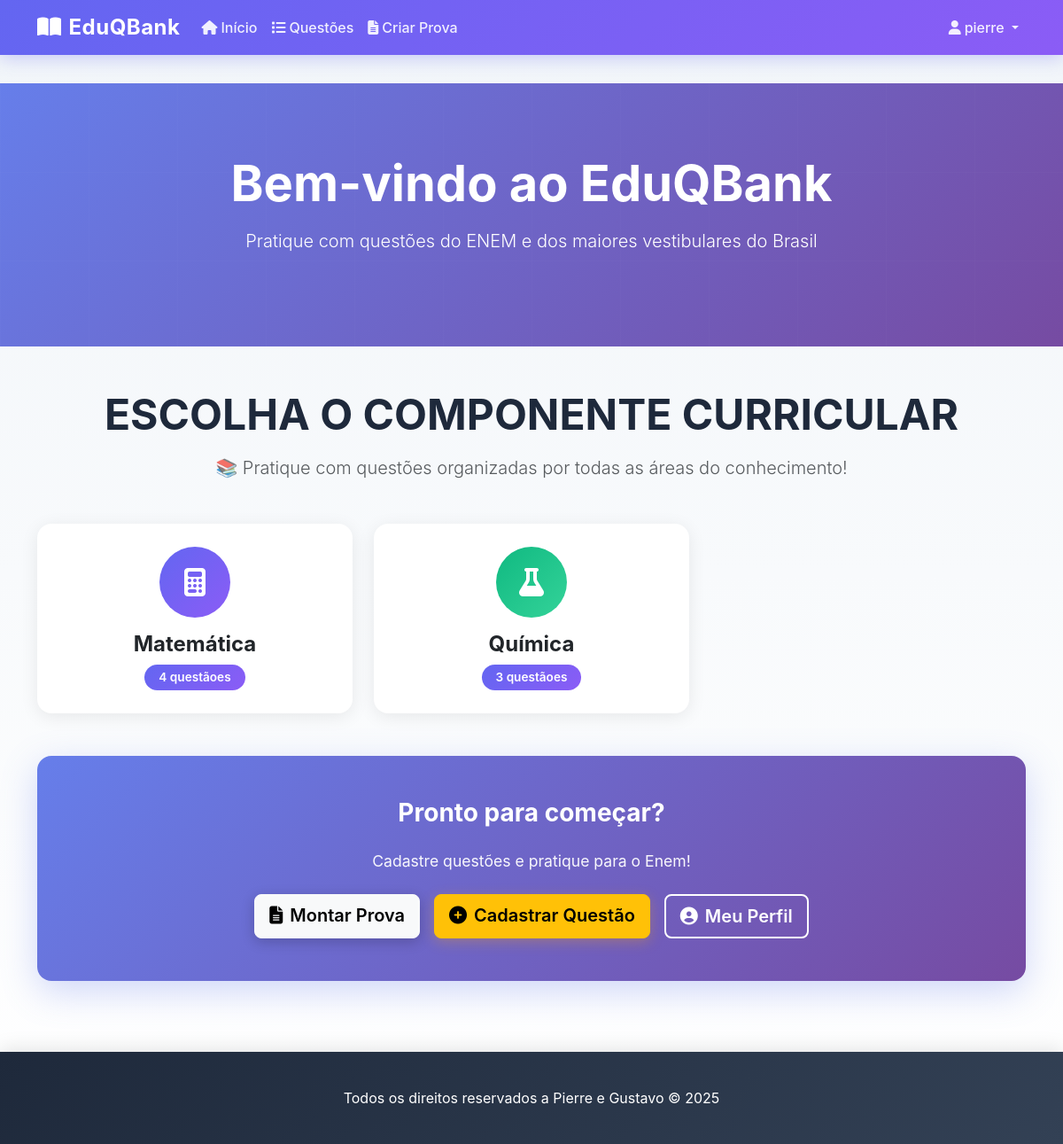
/ (signed in), run on the app's committed database.
### app/models.py (models this page shows, shortened)
class Conteudo(models.Model):
    nome = models.CharField(max_length=500)
    pai = models.ForeignKey('self', null=True, blank=True, on_delete=models.PROTECT, related_name='subconteudos')
    TIPO_CHOICES = [
        ('area', 'Área'),
        ('unidade', 'Unidade'),
        ('topico', 'Tópico'),
        ('subtopico', 'Subtópico'),
        ('categoria', 'Categoria'),
    ]
    tipo = models.CharField(max_length=20, choices=TIPO_CHOICES)

### app/views/pages.py (the view)
# urls.py: path('', views.index, name='index'),
def index(request):
    areas = Conteudo.objects.filter(tipo='area').annotate(
        questao_count=Count('q_area', distinct=True)
    ).order_by('nome')
    areas_list = []
    for area in areas:
        area.questao_count = Questao.objects.filter(area=area).count()
        areas_list.append(area)
    is_authenticated = request.user.is_authenticated
    is_staff = request.user.is_staff if is_authenticated else False
    context = {
        'areas': areas_list,
        'is_authenticated': is_authenticated,
        'is_staff': is_staff,
        'user': request.user if is_authenticated else None,
    }
    return render(request, 'app/pages/index.html', context)

### app/templates/app/pages/index.html (shortened to what this page needs)
{% extends "app/base.html" %}
{% load static %}
{% block content %}
<section class="hero-section">
    <div class="container text-center">
        <h1 class="display-4 fw-bold mb-3">Bem-vindo ao EduQBank</h1>
        <p class="lead mb-4">Pratique com questões do ENEM e dos maiores vestibulares do Brasil</p>
    </div>
</section>
<section class="container">
    <div class="text-center mb-5">
        <h2 class="display-5 fw-bold mb-3">ESCOLHA O COMPONENTE CURRICULAR</h2>
        <p class="lead text-muted">
            📚 Pratique com questões organizadas por todas as áreas do conhecimento!
        </p>
    </div>
    <div class="row g-4">
        {% for area in areas %}
        <div class="col-md-6 col-lg-4">
            <div class="card subject-card h-100" onclick="window.location.href='{% url 'questoes_list' %}?area_id={{ area.id }}'">
                <div class="card-body text-center p-4">
                    <div class="mb-3">
                        {% if area.nome == "Matemática" %}
                        <div class="d-inline-flex align-items-center justify-content-center rounded-circle" style="width: 80px; height: 80px; background: linear-gradient(135deg, #6366f1 0%, #8b5cf6 100%);">
                            <i class="fas fa-calculator fa-2x text-white"></i>
                        </div>
                        {% elif area.nome == "Química" %}
                        <div class="d-inline-flex align-items-center justify-content-center rounded-circle" style="width: 80px; height: 80px; background: linear-gradient(135deg, #10b981 0%, #34d399 100%);">
                            <i class="fas fa-flask fa-2x text-white"></i>
                        </div>
                        {% elif area.nome == "Física" %}
                        <div class="d-inline-flex align-items-center justify-content-center rounded-circle" style="width: 80px; height: 80px; background: linear-gradient(135deg, #3b82f6 0%, #60a5fa 100%);">
                            <i class="fas fa-atom fa-2x text-white"></i>
                        </div>
                        {% elif area.nome == "Biologia" %}
                        <div class="d-inline-flex align-items-center justify-content-center rounded-circle" style="width: 80px; height: 80px; background: linear-gradient(135deg, #ef4444 0%, #f87171 100%);">
                            <i class="fas fa-dna fa-2x text-white"></i>
                        </div>
                        {% elif area.nome == "História" %}
                        <div class="d-inline-flex align-items-center justify-content-center rounded-circle" style="width: 80px; height: 80px; background: linear-gradient(135deg, #f59e0b 0%, #fbbf24 100%);">
                            <i class="fas fa-landmark fa-2x text-white"></i>
                        </div>
                        {% elif area.nome == "Geografia" %}
                        <div class="d-inline-flex align-items-center justify-content-center rounded-circle" style="width: 80px; height: 80px; background: linear-gradient(135deg, #06b6d4 0%, #22d3ee 100%);">
                            <i class="fas fa-globe fa-2x text-white"></i>
                        </div>
                        {% elif area.nome == "Português" %}
                        <div class="d-inline-flex align-items-center justify-content-center rounded-circle" style="width: 80px; height: 80px; background: linear-gradient(135deg, #8b5cf6 0%, #a78bfa 100%);">
                            <i class="fas fa-book fa-2x text-white"></i>
                        </div>
                        {% else %}
                        <div class="d-inline-flex align-items-center justify-content-center rounded-circle" style="width: 80px; height: 80px; background: linear-gradient(135deg, #6366f1 0%, #8b5cf6 100%);">
                            <i class="fas fa-book-open fa-2x text-white"></i>
                        </div>
                        {% endif %}
                    </div>
                    <h4 class="card-title fw-bold">{{ area.nome }}</h4>
                    {% if is_authenticated %}
                    <span class="badge bg-primary" id="count-{{ area.id }}">
                        {{ area.questao_count }} questão{{ area.questao_count|pluralize:"es" }}
                    </span>
                    {% else %}
                    <span class="badge bg-secondary">Faça login para ver</span>
                    {% endif %}
                </div>
            </div>
        </div>
        {% empty %}
        <div class="col-12 text-center">
            <p class="text-muted">Nenhuma área cadastrada ainda.</p>
        </div>
        {% endfor %}
    </div>
</section>
{% if is_authenticated %}
<section class="container mt-5 mb-5">
    <div class="card" style="background: linear-gradient(135deg, #667eea 0%, #764ba2 100%); border: none; box-shadow: 0 12px 40px rgba(102, 126, 234, 0.3);">
        <div class="card-body text-center p-5" style="color: white !important;">
            <h3 class="card-title mb-4" style="color: white !important; font-weight: 700;">Pronto para começar?</h3>
            <p class="card-text mb-4" style="color: rgba(255, 255, 255, 0.95) !important; font-size: 1.1rem;">Cadastre questões e pratique para o Enem!</p>
            <div class="d-flex gap-3 justify-content-center flex-wrap">
                <a href="{% url 'criar_prova' %}" class="btn btn-light btn-lg" style="font-weight: 600; box-shadow: 0 4px 15px rgba(0,0,0,0.2);">
                    <i class="fas fa-file-alt me-2"></i>Montar Prova
                </a>
                {% if is_staff %}
                <a href="{% url 'cadastro_questao' %}" class="btn btn-warning btn-lg" style="font-weight: 600; box-shadow: 0 4px 15px rgba(245, 158, 11, 0.3);">
                    <i class="fas fa-plus-circle me-2"></i>Cadastrar Questão
                </a>
                {% endif %}
                <a href="{% url 'perfil' %}" class="btn btn-outline-light btn-lg" style="font-weight: 600; border: 2px solid white; color: white;">
                    <i class="fas fa-user-circle me-2"></i>Meu Perfil
                </a>
            </div>
        </div>
    </div>
</section>
{% endif %}
{% endblock %}

### app/templates/app/base.html (shortened to what this page needs)
{% load static %}
<!DOCTYPE html>
<html lang="pt-br">
<head>
    <link href="https://cdn.jsdelivr.net/npm/bootstrap@5.3.2/dist/css/bootstrap.min.css" rel="stylesheet">
    <link rel="stylesheet" href="https://cdnjs.cloudflare.com/ajax/libs/font-awesome/6.4.0/css/all.min.css">
</head>
<body>
    <nav class="navbar navbar-expand-lg navbar-dark">
        <div class="container">
            <a class="navbar-brand" href="{% url 'index' %}">
                <i class="fas fa-book-open me-2"></i>EduQBank
            </a>
            <div class="collapse navbar-collapse" id="navbarNav">
                <ul class="navbar-nav me-auto">
                    <li class="nav-item">
                        <a class="nav-link" href="{% url 'index' %}">
                            <i class="fas fa-home me-1"></i>Início
                        </a>
                    </li>
                    {% if user.is_authenticated %}
                    <li class="nav-item">
                        <a class="nav-link" href="{% url 'questoes_list' %}">
                            <i class="fas fa-list me-1"></i>Questões
                        </a>
                    </li>
                    <li class="nav-item">
                        <a class="nav-link" href="{% url 'criar_prova' %}">
                            <i class="fas fa-file-alt me-1"></i>Criar Prova
                        </a>
                    </li>
                    {% endif %}
                </ul>
                <ul class="navbar-nav">
                    {% if user.is_authenticated %}
                    <li class="nav-item dropdown">
                        <a class="nav-link dropdown-toggle" href="#" id="userDropdown" role="button" data-bs-toggle="dropdown">
                            <i class="fas fa-user me-1"></i>{{ user.username }}
                        </a>
                    </li>
                    {% endif %}
                </ul>
            </div>
        </div>
    </nav>
    <main class="main-content">
        {% block content %}{% endblock %}
    </main>
    <footer class="footer">
        <div class="container text-center">
            <p class="mb-0">Todos os direitos reservados a Pierre e Gustavo &copy; {% now "Y" %}</p>
        </div>
    </footer>
</body>
</html>

### app/templates/app/base.html (style rules this page uses)
:root { --primary-color: #6366f1; --primary-dark: #4f46e5; --primary-light: #818cf8; --secondary-color: #8b5cf6; --secondary-dark: #7c3aed; --success-color: #10b981; --success-light: #34d399; --danger-color: #ef4444; --danger-light: #f87171; --warning-color: #f59e0b; --warning-light: #fbbf24; --info-color: #3b82f6; --info-light: #60a5fa; --dark-color: #1e293b; --dark-light: #334155; --light-color: #f8fafc; --light-gray: #e2e8f0; --gray: #94a3b8; --white: #ffffff; --gradient-primary: linear-gradient(135deg, #6366f1 0%, #8b5cf6 100%); --gradient-hero: linear-gradient(135deg, #667eea 0%, #764ba2 100%); --gradient-success: linear-gradient(135deg, #10b981 0%, #34d399 100%); }
* { transition: background-color 0.2s ease, color 0.2s ease; }
body { font-family: 'Inter', 'Segoe UI', Tahoma, Geneva, Verdana, sans-serif; background: linear-gradient(to bottom, #f1f5f9 0%, #ffffff 100%); min-height: 100vh; display: flex; flex-direction: column; color: #1e293b; }
.navbar { background: var(--gradient-primary); box-shadow: 0 4px 20px rgba(99, 102, 241, 0.3); backdrop-filter: blur(10px); }
.navbar-brand { font-weight: 700; font-size: 1.5rem; letter-spacing: 0.5px; color: white !important; }
.navbar-nav .nav-link { color: rgba(255, 255, 255, 0.9) !important; font-weight: 500; transition: all 0.3s; }
.main-content { flex: 1; padding: 2rem 0; }
.card { border: none; border-radius: 16px; box-shadow: 0 4px 20px rgba(0,0,0,0.08); transition: all 0.3s cubic-bezier(0.4, 0, 0.2, 1); background: white; overflow: hidden; }
.footer { background: linear-gradient(135deg, #1e293b 0%, #334155 100%); color: white; padding: 2.5rem 0; margin-top: auto; box-shadow: 0 -4px 20px rgba(0,0,0,0.1); }
.hero-section { background: var(--gradient-hero); color: white; padding: 5rem 0; margin-bottom: 3rem; position: relative; overflow: hidden; }
.hero-section::before { content: ''; position: absolute; top: 0; left: 0; right: 0; bottom: 0; opacity: 0.3; }
.hero-section > * { position: relative; z-index: 1; }
.subject-card { cursor: pointer; transition: all 0.3s cubic-bezier(0.4, 0, 0.2, 1); height: 100%; border: 2px solid transparent; }
.badge { padding: 0.5rem 1rem; border-radius: 25px; font-weight: 600; font-size: 0.85rem; }
.badge.bg-primary { background: var(--gradient-primary) !important; }
.card.bg-gradient, .card[style*="gradient"] { color: white !important; }
.card.bg-gradient .card-title, .card[style*="gradient"] .card-title { color: white !important; }
.card.bg-gradient .card-text, .card[style*="gradient"] .card-text { color: rgba(255, 255, 255, 0.95) !important; }
.card.bg-gradient .card-body, .card[style*="gradient"] .card-body { color: white !important; }

### data on the page
Conteudo: nome "Matemática", questao_count "4"
Conteudo: nome "Química", questao_count "3"

### other printed values
{{ user.username }} "pierre"
